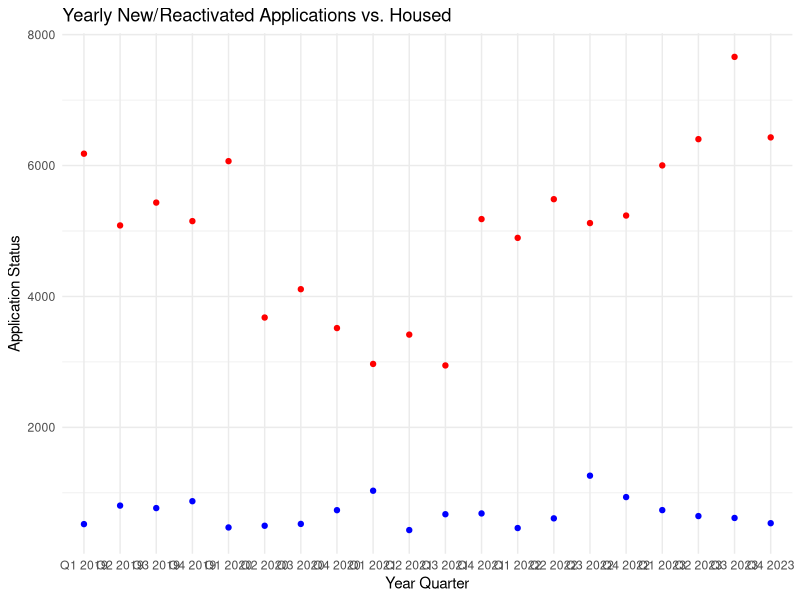
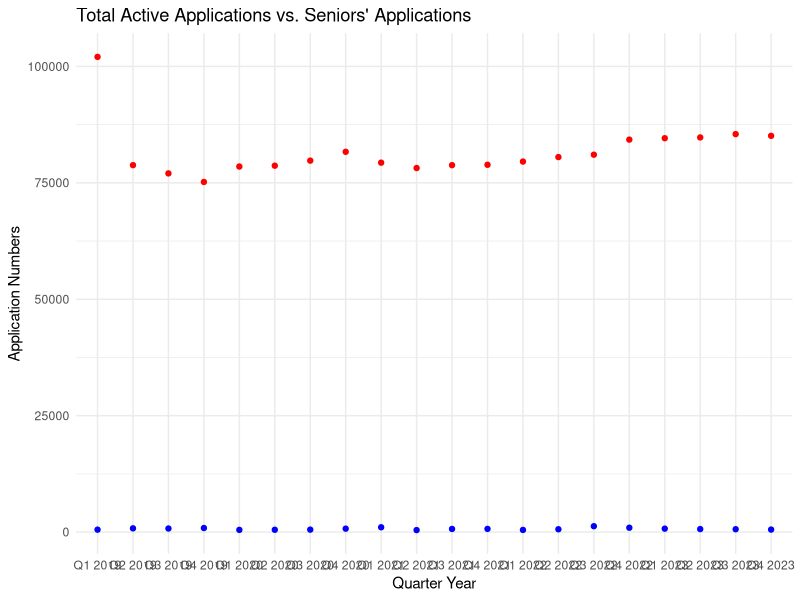
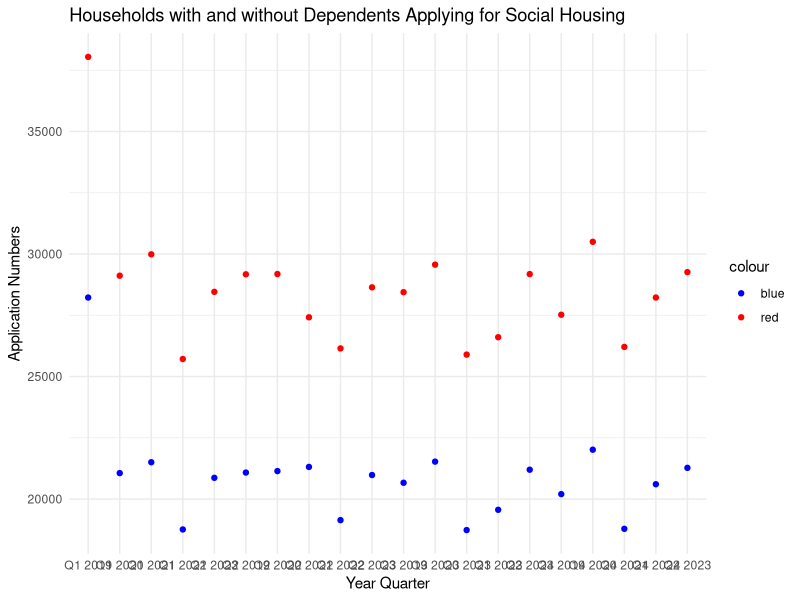

These charts were generated, in order, by the following R code: (Note: this script raises an error after producing the figures.)
## ---- chunk 1
#| include: false
#| warning: false
#| message: false

library(tidyverse)
library(palmerpenguins)

analysis_data <- read_csv(here::here("data/analysis_data.csv"))
## ---- chunk 2
#| label: applications
#| fig-cap: Data Overview
#| echo: false

library(knitr)

display<-select(analysis_data,quarter_year, household_no_dependents, household_with_dependents, new_reactivated,total_active_waiting_list)

kable(head(analysis_data))

## ---- chunk 3
#| echo: false
#| eval: true
#| warning: false
#| message: false

# Load required packages
library(ggplot2)

# Extract relevant columns with adjusted column names
year_quarter <- analysis_data$quarter_year
new_reactivated_applications <- analysis_data$new_reactivated
housed <- analysis_data$housed

# Create a data frame
plot_data <- data.frame(
              quarter_year = year_quarter,
              test = new_reactivated_applications,
              housed = housed
            )

# Convert Quarter/Year to factor to maintain order
plot_data$quarter_year <- 
  factor(plot_data$quarter_year, levels = unique(plot_data$quarter_year))

# Create a dot plot
ggplot(plot_data, 
       aes(x = quarter_year)) +
  geom_point(aes(y = test), color = "red") +
  geom_point(aes(y = housed), color = "blue") +
  scale_color_manual(values = c("blue", "red")) +
  labs(title = "Yearly New/Reactivated Applications vs. Housed",
       x = "Year Quarter",
       y = "Application Status") +
  theme_minimal() +
  theme(legend.title = element_blank())

## ---- chunk 4
#| echo: false
#| eval: true
#| warning: false
#| message: false

# Load required packages
library(ggplot2)

# Extract relevant columns with adjusted column names
year_quarter <- analysis_data$quarter_year
test <- analysis_data$total_active_waiting_list
seniors <- analysis_data$seniors

# Create a data frame
plot_data <- data.frame(
              quarter_year = year_quarter,
              test = test,
              seniors = seniors
            )

# Convert Quarter/Year to factor to maintain order
plot_data$quarter_year <- 
  factor(plot_data$quarter_year, levels = unique(plot_data$quarter_year))

# Create a dot plot
ggplot(plot_data, aes(x = quarter_year)) +
  geom_point(aes(y = test), color = "red") +
  geom_point(aes(y = housed), color = "blue") +
  scale_color_manual(values = c("blue", "red")) +
  labs(title = "Total Active Applications vs. Seniors' Applications",
       x = "Quarter Year",
       y = "Application Numbers") +
  theme_minimal() +
  theme(legend.title = element_blank())

## ---- chunk 5
#| echo: false
#| eval: true
#| warning: false
#| message: false

# Load required packages
library(ggplot2)

# Extract relevant columns with adjusted column names
year_quarter <- analysis_data$quarter_year
test1 <- analysis_data$household_no_dependents
test2 <- analysis_data$household_with_dependents

# Create a data frame
plot_data <- data.frame(Year_Quarter = year_quarter,
                        test1 = test1,
                        test2 = test2)



# Create a line plot
ggplot(plot_data, aes(x = Year_Quarter)) +
  geom_point(aes(y = test1, color = "red",group = 1)) +
  geom_point(aes(y = test2, color = "blue",group = 2)) +
  scale_color_manual(values = c("blue", "red")) +
  labs(title = "Households with and without Dependents Applying for Social Housing",
       x = "Year Quarter",
       y = "Application Numbers") +
  theme_minimal()

## ---- chunk 6
#| echo: false
#| eval: true
#| warning: false
#| message: false

# Load required packages
library(ggplot2)

# Extract relevant columns with adjusted column names
year_quarter <- analysis_data$quarter_year
new_reactivated_applications <- analysis_data$new_reactivated
housed <- analysis_data$housed

# Create a data frame
plot_data <- data.frame(
              quarter_year = year_quarter,
              test = total_active_waiting_list ,
              inactive_cancelled = inactive_cancelled
            )

# Convert Quarter/Year to factor to maintain order
plot_data$quarter_year <- 
  factor(plot_data$quarter_year, levels = unique(plot_data$quarter_year))

# Extract relevant columns
inactive_cancelled <- analysis_data$inactive_cancelled
total_active_waiting_list <- analysis_data$total_active_waiting_list

# Add the new data to the existing plot_data data frame
plot_data$Inactive_Cancelled <- inactive_cancelled
plot_data$Total_Active_Waiting_List <- total_active_waiting_list

# Create a dot plot
ggplot(plot_data, aes(x = quarter_year)) +
  geom_point(aes(y = Inactive_Cancelled, color = "Inactive/Cancelled")) +
  geom_point(aes(y = Total_Active_Waiting_List, color = "Total Active Waiting List")) +
  scale_color_manual(values = c("blue", "red")) +
  labs(title = "Inactive/Cancelled vs Total Active Waiting List",
       x = "Quarter Year",
       y = "Application Status") +
  theme_minimal() +
  theme(legend.title = element_blank())


